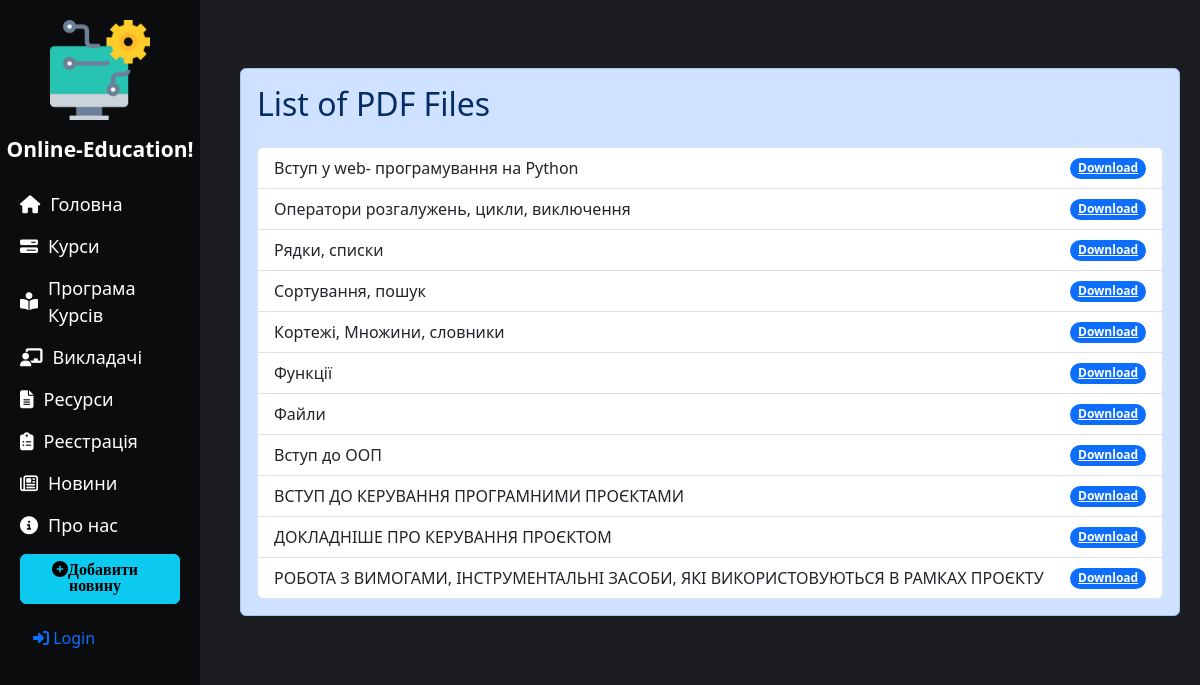
/resource/, run on the app's committed database.
### resource/models.py (models this page shows)
class PDFFile(models.Model):
    title = models.CharField(max_length=255)
    file = models.FileField(upload_to='pdf_files/')

### resource/views.py (the view)
# urls.py: path('resource/', include('resource.urls')),
def resource(request):
    pdf_files = PDFFile.objects.all()  # Отримуємо всі PDF-файли з бази даних
    if request.method == 'POST':
        form = PDFFileForm(request.POST, request.FILES)
        if form.is_valid():
            form.save()
            return redirect('home')
    else:
        form = PDFFileForm()
    return render(request, 'main/resources.html', {'form': form, 'pdf_files': pdf_files})

### main/templates/main/resources.html (shortened to what this page needs)
{% extends 'main/layout.html' %}
{% block content %}
    <div class="container mt-5 alert alert-primary">
        <h2 class="mb-4">List of PDF Files</h2>
        {% if pdf_files %}
            <ul class="list-group">
                {% for pdf in pdf_files %}
                    <li class="list-group-item d-flex justify-content-between align-items-center">
                        {{ pdf.title }}
                        <span class="badge bg-primary rounded-pill">
                            <a href="{% url 'download_pdf' pdf.id %}" class="text-white">Download</a>
                        </span>
                    </li>
                {% endfor %}
            </ul>
        {% else %}
            <p class="alert alert-warning">No PDF files available.</p>
        {% endif %}
    </div>
{% endblock %}

### main/static/main/css/main.css (style rules this page uses)
body { margin: 0; padding: 0; background: #1b1d20; color: #ffffff; }

### data on the page
PDFFile: title "Вступ у web- програмування на Python"
PDFFile: title "Оператори розгалужень, цикли, виключення"
PDFFile: title "Рядки, списки"
PDFFile: title "Сортування, пошук"
PDFFile: title "Кортежі, Множини, словники"
PDFFile: title "Функції"
PDFFile: title "Файли"
PDFFile: title "Вступ до ООП"
PDFFile: title "ВСТУП ДО КЕРУВАННЯ ПРОГРАМНИМИ ПРОЄКТАМИ"
PDFFile: title "ДОКЛАДНІШЕ ПРО КЕРУВАННЯ ПРОЄКТОМ"
PDFFile: title "РОБОТА З ВИМОГАМИ, ІНСТРУМЕНТАЛЬНІ ЗАСОБИ, ЯКІ ВИКОРИСТОВУЮТЬСЯ В РАМКАХ ПРОЄКТУ"
